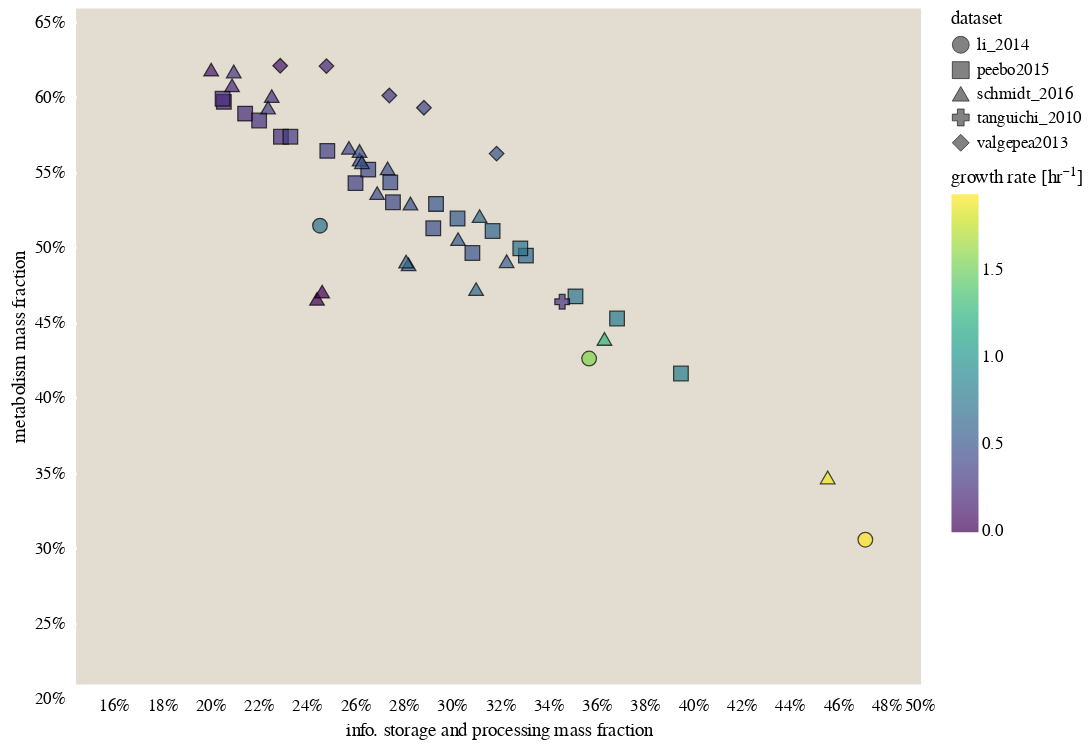

Here is the notebook cell this chart was saved with:
### Code cell
# Group bygrowth rate bins of 0.1 inv hr. 
# info_metab_correlation['bins'] = pd.cut(info_metab_correlation['growth_rate_hr'], bins=np.arange(-0.01, 2, 0.01))
# agg = info_metab_correlation.groupby('bins').mean().reset_index()
# agg.drop(labels='bins', inplace=True, axis=1)
# agg = agg[~agg['info_frac_mass'].isnull()]
base = alt.Chart(info_metab_correlation, width=500, height=400)

# Define the defaults
defaults =  {'fill':alt.Color('growth_rate_hr', scale=alt.Scale(scheme='viridis'), legend=alt.Legend(title='growth rate [hr\u207b\u00b9]'))}

frac_mass = base.mark_point(size=75).encode(
            x=alt.X('info_frac_mass', 
                    axis=alt.Axis(format='%', title='info. storage and processing mass fraction'),
                   scale=alt.Scale(domain=[0.15, 0.5])),
            y=alt.Y('metab_frac_mass', 
                    axis=alt.Axis(format='%', title='metabolism mass fraction'),
                   scale=alt.Scale(domain=[0.2, 0.65])),
            shape='dataset:O',
            **defaults, **stroke_defaults
        ).interactive()


# frac_mass.save('../../figures/info_metab_mass_fraction.png', scale_factor=2.0)
# frac_mass.save('../../figures/info_metab_mass_fraction.html')
frac_mass

### Figure 1 — Vega-Lite specification as saved in the notebook (floating-point values rounded to 4 significant figures)
{"$schema": "https://vega.github.io/schema/vega-lite/v3.4.0.json", "config": {"axis": {"domainColor": null, "grid": false, "labelFont": "Lucida Sans", "tickColor": "white", "tickOffset": 8, "tickWidth": 1.5, "ticks": true, "titleFont": "Lucida Sans", "titleFontWeight": 400}, "background": "white", "group": {"fill": "#E3DCD0"}, "legend": {"labelFont": "Lucida Sans", "titleFont": "Lucida Sans", "titleFontWeight": 400}, "mark": {"stroke": "black", "strokeWidth": 0.5}, "range": {"category": ["#D56C55", "#738FC1", "#7AA974", "#AB85AC", "#7E9D90", "#905426", "#EAC264"]}, "title": {"anchor": "middle", "font": "Lucida Sans", "fontWeight": 400}, "view": {"fill": "#E3DCD0", "height": 300, "strokeWidth": 0, "width": 400}}, "data": {"name": "data-376439ef0953722990b7a12055fc13eb"}, "datasets": {"data-376439ef0953722990b7a12055fc13eb": [{"condition": "MOPS minimal", "dataset": "li_2014", "growth_rate_hr": 0.7387, "info_frac_mass": 0.251, "info_frac_size": 0.3544, "metab_frac_mass": 0.5054, "metab_frac_size": 0.3335}, {"condition": "MOPS complete without methionine", "dataset": "li_2014", "growth_rate_hr": 1.569, "info_frac_mass": 0.3625, "info_frac_size": 0.507, "metab_frac_mass": 0.4169, "metab_frac_size": 0.2589}, {"condition": "MOPS complete", "dataset": "li_2014", "growth_rate_hr": 1.934, "info_frac_mass": 0.4769, "info_frac_size": 0.5908, "metab_frac_mass": 0.2964, "metab_frac_size": 0.1906}, {"condition": "glucose_minimal", "dataset": "peebo2015", "growth_rate_hr": 0.21, "info_frac_mass": 0.2112, "info_frac_size": 0.2958, "metab_frac_mass": 0.5878, "metab_frac_size": 0.4575}, {"condition": "rich", "dataset": "peebo2015", "growth_rate_hr": 0.22, "info_frac_mass": 0.22, "info_frac_size": 0.3028, "metab_frac_mass": 0.58, "metab_frac_size": 0.4601}, {"condition": "glucose_minimal", "dataset": "peebo2015", "growth_rate_hr": 0.22, "info_frac_mass": 0.2107, "info_frac_size": 0.296, "metab_frac_mass": 0.5899, "metab_frac_size": 0.4589}, {"condition": "rich", "dataset": "peebo2015", "growth_rate_hr": 0.25, "info_frac_mass": 0.2349, "info_frac_size": 0.3233, "metab_frac_mass": 0.5646, "metab_frac_size": 0.4393}, {"condition": "glucose_minimal", "dataset": "peebo2015", "growth_rate_hr": 0.26, "info_frac_mass": 0.2258, "info_frac_size": 0.3152, "metab_frac_mass": 0.5754, "metab_frac_size": 0.4441}, {"condition": "glucose_minimal", "dataset": "peebo2015", "growth_rate_hr": 0.31, "info_frac_mass": 0.2388, "info_frac_size": 0.3327, "metab_frac_mass": 0.5646, "metab_frac_size": 0.4283}, {"condition": "rich", "dataset": "peebo2015", "growth_rate_hr": 0.35, "info_frac_mass": 0.2541, "info_frac_size": 0.3537, "metab_frac_mass": 0.5552, "metab_frac_size": 0.4276}, {"condition": "glucose_minimal", "dataset": "peebo2015", "growth_rate_hr": 0.36, "info_frac_mass": 0.2657, "info_frac_size": 0.3645, "metab_frac_mass": 0.5337, "metab_frac_size": 0.3967}, {"condition": "glucose_minimal", "dataset": "peebo2015", "growth_rate_hr": 0.41, "info_frac_mass": 0.2813, "info_frac_size": 0.3856, "metab_frac_mass": 0.521, "metab_frac_size": 0.3795}, {"condition": "rich", "dataset": "peebo2015", "growth_rate_hr": 0.42, "info_frac_mass": 0.271, "info_frac_size": 0.3715, "metab_frac_mass": 0.5427, "metab_frac_size": 0.4146}, {"condition": "rich", "dataset": "peebo2015", "growth_rate_hr": 0.45, "info_frac_mass": 0.2802, "info_frac_size": 0.3869, "metab_frac_mass": 0.5342, "metab_frac_size": 0.4024}, {"condition": "glucose_minimal", "dataset": "peebo2015", "growth_rate_hr": 0.46, "info_frac_mass": 0.298, "info_frac_size": 0.4057, "metab_frac_mass": 0.5036, "metab_frac_size": 0.3621}, {"condition": "glucose_minimal", "dataset": "peebo2015", "growth_rate_hr": 0.51, "info_frac_mass": 0.3142, "info_frac_size": 0.4263, "metab_frac_mass": 0.4872, "metab_frac_size": 0.344}, {"condition": "rich", "dataset": "peebo2015", "growth_rate_hr": 0.53, "info_frac_mass": 0.2991, "info_frac_size": 0.4093, "metab_frac_mass": 0.5199, "metab_frac_size": 0.3863}, {"condition": "rich", "dataset": "peebo2015", "growth_rate_hr": 0.55, "info_frac_mass": 0.308, "info_frac_size": 0.4207, "metab_frac_mass": 0.5101, "metab_frac_size": 0.3769}, {"condition": "rich", "dataset": "peebo2015", "growth_rate_hr": 0.63, "info_frac_mass": 0.3225, "info_frac_size": 0.4421, "metab_frac_mass": 0.5018, "metab_frac_size": 0.366}, {"condition": "rich", "dataset": "peebo2015", "growth_rate_hr": 0.65, "info_frac_mass": 0.3363, "info_frac_size": 0.4604, "metab_frac_mass": 0.4854, "metab_frac_size": 0.3491}, {"condition": "rich", "dataset": "peebo2015", "growth_rate_hr": 0.73, "info_frac_mass": 0.334, "info_frac_size": 0.4569, "metab_frac_mass": 0.4903, "metab_frac_size": 0.353}, {"condition": "rich", "dataset": "peebo2015", "growth_rate_hr": 0.74, "info_frac_mass": 0.3569, "info_frac_size": 0.4822, "metab_frac_mass": 0.4584, "metab_frac_size": 0.3206}, {"condition": "rich", "dataset": "peebo2015", "growth_rate_hr": 0.78, "info_frac_mass": 0.3741, "info_frac_size": 0.4974, "metab_frac_mass": 0.4436, "metab_frac_size": 0.3076}, {"condition": "rich", "dataset": "peebo2015", "growth_rate_hr": 0.82, "info_frac_mass": 0.4005, "info_frac_size": 0.5255, "metab_frac_mass": 0.407, "metab_frac_size": 0.2707}, {"condition": "stationary_3day", "dataset": "schmidt_2016", "growth_rate_hr": -0.01, "info_frac_mass": 0.2498, "info_frac_size": 0.3274, "metab_frac_mass": 0.4567, "metab_frac_size": 0.3473}, {"condition": "stationary_1day", "dataset": "schmidt_2016", "growth_rate_hr": -0.01, "info_frac_mass": 0.2519, "info_frac_size": 0.3264, "metab_frac_mass": 0.4615, "metab_frac_size": 0.3569}, {"condition": "chemostat_u0.12", "dataset": "schmidt_2016", "growth_rate_hr": 0.12, "info_frac_mass": 0.206, "info_frac_size": 0.2782, "metab_frac_mass": 0.6093, "metab_frac_size": 0.4902}, {"condition": "chemostat_u0.2", "dataset": "schmidt_2016", "growth_rate_hr": 0.2, "info_frac_mass": 0.2146, "info_frac_size": 0.2916, "metab_frac_mass": 0.5988, "metab_frac_size": 0.4795}, {"condition": "galactose", "dataset": "schmidt_2016", "growth_rate_hr": 0.26, "info_frac_mass": 0.2311, "info_frac_size": 0.3149, "metab_frac_mass": 0.5916, "metab_frac_size": 0.4713}, {"condition": "acetate", "dataset": "schmidt_2016", "growth_rate_hr": 0.3, "info_frac_mass": 0.2153, "info_frac_size": 0.293, "metab_frac_mass": 0.6081, "metab_frac_size": 0.4931}, {"condition": "chemostat_u0.35", "dataset": "schmidt_2016", "growth_rate_hr": 0.35, "info_frac_mass": 0.2295, "info_frac_size": 0.3098, "metab_frac_mass": 0.584, "metab_frac_size": 0.4682}, {"condition": "pyruvate", "dataset": "schmidt_2016", "growth_rate_hr": 0.4, "info_frac_mass": 0.263, "info_frac_size": 0.3537, "metab_frac_mass": 0.5572, "metab_frac_size": 0.4365}, {"condition": "fumarate", "dataset": "schmidt_2016", "growth_rate_hr": 0.42, "info_frac_mass": 0.2674, "info_frac_size": 0.3603, "metab_frac_mass": 0.5494, "metab_frac_size": 0.4312}, {"condition": "succinate", "dataset": "schmidt_2016", "growth_rate_hr": 0.44, "info_frac_mass": 0.279, "info_frac_size": 0.3771, "metab_frac_mass": 0.5436, "metab_frac_size": 0.4268}, {"condition": "glucosamine", "dataset": "schmidt_2016", "growth_rate_hr": 0.46, "info_frac_mass": 0.2747, "info_frac_size": 0.3734, "metab_frac_mass": 0.5271, "metab_frac_size": 0.4022}, {"condition": "glycerol", "dataset": "schmidt_2016", "growth_rate_hr": 0.47, "info_frac_mass": 0.2885, "info_frac_size": 0.3913, "metab_frac_mass": 0.5202, "metab_frac_size": 0.3978}, {"condition": "mannose", "dataset": "schmidt_2016", "growth_rate_hr": 0.47, "info_frac_mass": 0.2674, "info_frac_size": 0.3631, "metab_frac_mass": 0.5551, "metab_frac_size": 0.4339}, {"condition": "chemostat_u0.5", "dataset": "schmidt_2016", "growth_rate_hr": 0.5, "info_frac_mass": 0.2684, "info_frac_size": 0.3609, "metab_frac_mass": 0.5476, "metab_frac_size": 0.4279}, {"condition": "osmotic_stress_glucose", "dataset": "schmidt_2016", "growth_rate_hr": 0.55, "info_frac_mass": 0.2877, "info_frac_size": 0.3861, "metab_frac_mass": 0.4797, "metab_frac_size": 0.3563}, {"condition": "xylose", "dataset": "schmidt_2016", "growth_rate_hr": 0.55, "info_frac_mass": 0.3082, "info_frac_size": 0.4147, "metab_frac_mass": 0.4965, "metab_frac_size": 0.3688}, {"condition": "glucose", "dataset": "schmidt_2016", "growth_rate_hr": 0.58, "info_frac_mass": 0.3284, "info_frac_size": 0.4351, "metab_frac_mass": 0.4817, "metab_frac_size": 0.3598}, {"condition": "pH6", "dataset": "schmidt_2016", "growth_rate_hr": 0.63, "info_frac_mass": 0.2867, "info_frac_size": 0.3872, "metab_frac_mass": 0.4815, "metab_frac_size": 0.3609}, {"condition": "fructose", "dataset": "schmidt_2016", "growth_rate_hr": 0.65, "info_frac_mass": 0.3171, "info_frac_size": 0.4262, "metab_frac_mass": 0.5118, "metab_frac_size": 0.3842}, {"condition": "42C", "dataset": "schmidt_2016", "growth_rate_hr": 0.66, "info_frac_mass": 0.3157, "info_frac_size": 0.4129, "metab_frac_mass": 0.4632, "metab_frac_size": 0.3556}, {"condition": "glycerol_pAA", "dataset": "schmidt_2016", "growth_rate_hr": 1.27, "info_frac_mass": 0.3689, "info_frac_size": 0.4862, "metab_frac_mass": 0.43, "metab_frac_size": 0.3163}, {"condition": "lb_miller", "dataset": "schmidt_2016", "growth_rate_hr": 1.9, "info_frac_mass": 0.4613, "info_frac_size": 0.5856, "metab_frac_mass": 0.3378, "metab_frac_size": 0.2383}, {"condition": "M9_minimal_glucose_30C", "dataset": "tanguichi_2010", "growth_rate_hr": 0.2773, "info_frac_mass": 0.3514, "info_frac_size": 0.4121, "metab_frac_mass": 0.4547, "metab_frac_size": 0.3577}, {"condition": "glucose_minimal", "dataset": "valgepea2013", "growth_rate_hr": 0.11, "info_frac_mass": 0.2346, "info_frac_size": 0.3333, "metab_frac_mass": 0.6118, "metab_frac_size": 0.4866}, {"condition": "glucose_minimal", "dataset": "valgepea2013", "growth_rate_hr": 0.21, "info_frac_mass": 0.2537, "info_frac_size": 0.3591, "metab_frac_mass": 0.6116, "metab_frac_size": 0.4762}, {"condition": "glucose_minimal", "dataset": "valgepea2013", "growth_rate_hr": 0.31, "info_frac_mass": 0.2798, "info_frac_size": 0.3963, "metab_frac_mass": 0.592, "metab_frac_size": 0.4525}, {"condition": "glucose_minimal", "dataset": "valgepea2013", "growth_rate_hr": 0.4, "info_frac_mass": 0.2941, "info_frac_size": 0.4236, "metab_frac_mass": 0.5839, "metab_frac_size": 0.436}, {"condition": "glucose_minimal", "dataset": "valgepea2013", "growth_rate_hr": 0.49, "info_frac_mass": 0.3242, "info_frac_size": 0.4629, "metab_frac_mass": 0.5534, "metab_frac_size": 0.3993}]}, "encoding": {"fill": {"field": "growth_rate_hr", "legend": {"title": "growth rate [hr⁻¹]"}, "scale": {"scheme": "viridis"}, "type": "quantitative"}, "shape": {"field": "dataset", "type": "ordinal"}, "stroke": {"value": "black"}, "strokeWidth": {"value": 0.75}, "x": {"axis": {"format": "%", "title": "info. storage and processing mass fraction"}, "field": "info_frac_mass", "scale": {"domain": [0.15, 0.5]}, "type": "quantitative"}, "y": {"axis": {"format": "%", "title": "metabolism mass fraction"}, "field": "metab_frac_mass", "scale": {"domain": [0.2, 0.65]}, "type": "quantitative"}}, "height": 400, "mark": {"size": 75, "type": "point"}, "selection": {"selector011": {"bind": "scales", "encodings": ["x", "y"], "type": "interval"}}, "width": 500}
